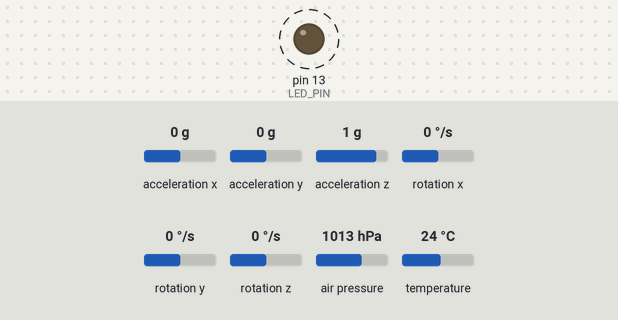
Bench run of a sketch on a simulated Arduino Uno, built with avr-gcc and run on an emulated ATmega328P. Parts: output pins drawn as LEDs (lit = HIGH). Wiring (inferred from the names in the program): BMP180 pressure sensor at I2C address 0x77. Dashed ring = blinking. The inputs (shaded band) are chosen by the test bench; at power-on: acceleration x 0 g, acceleration y 0 g, acceleration z 1 g, rotation x 0 °/s, rotation y 0 °/s, rotation z 0 °/s, air pressure 1013 hPa, temperature 24 °C. What the sketch prints to the serial monitor is not drawn.

Above: at 0.5 s.
Timing chart, 0 to 4.8 s (numbered marks = the images above):
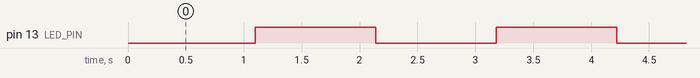

Measured:
- by itself, pin 13 (LED_PIN): alternates HIGH for 1.0 s and LOW for 1.0 s

The sketch:

arduino_gy88_imu.ino
```cpp
#include <Wire.h>
#include "BMP085.h"
#include "I2Cdev.h"
#include "MPU6050.h"

BMP085 pressure_m;
MPU6050 accelgyro;
int16_t ax, ay, az;
int16_t gx, gy, gz;
#define LED_PIN 13
bool blinkState = false;

void setup() {
  Serial.begin(9600);
  Wire.begin();

  Serial.println("Initializing I2C Devices...");

  accelgyro.initialize();
  // verify connection
  Serial.println("Testing device connections...");
  Serial.println(accelgyro.testConnection() ? "MPU6050 connection successful" : "MPU6050 connection failed");

  // configure Arduino LED for
  pinMode(LED_PIN, OUTPUT);
  pressure_m.bmp085Calibration();
}

void loop() {
  float temperature = pressure_m.bmp085GetTemperature(); //MUST be called first
  float pressure = pressure_m.bmp085GetPressure();
  float altitude = pressure_m.calcAltitude(pressure);
  Serial.print("Temperature: ");
  Serial.print(temperature, 2); //display 2 decimal places
  Serial.println("deg C");
  Serial.print("Pressure: ");
  Serial.print(pressure, 0); //whole number only.
  Serial.println(" Pa");
  Serial.print("Altitude: ");
  Serial.print(altitude, 2); //display 2 decimal places
  Serial.println(" M");
  Serial.println();//line break
  delay(1000); //wait a second and get values again.
  accelgyro.getMotion6(&ax, &ay, &az, &gx, &gy, &gz);

  // these methods (and a few others) are also available
  //accelgyro.getAcceleration(&ax, &ay, &az);
  //accelgyro.getRotation(&gx, &gy, &gz);
  // display tab-separated accel/gyro x/y/z values
  Serial.print("a/g:\t");
  Serial.print(ax); Serial.print("\t");
  Serial.print(ay); Serial.print("\t");
  Serial.print(az); Serial.print("\t");
  Serial.print(gx); Serial.print("\t");
  Serial.print(gy); Serial.print("\t");
  Serial.println(gz);
  // blink LED to indicate activity
  blinkState = !blinkState;
  digitalWrite(LED_PIN, blinkState);
}
```

BMP085.cpp
```cpp
#include <Arduino.h>
#include "BMP085.h"

Cal_values c_val = Cal_values();

// Read 2 bytes from the BMP085
// First byte will be from 'address'
// Second byte will be from 'address'+1
int BMP085::bmp085ReadInt(unsigned char address)
{
  unsigned char msb, lsb;

  Wire.beginTransmission(BMP085_ADDRESS);
  Wire.write(address);
  Wire.endTransmission();

  Wire.requestFrom(BMP085_ADDRESS, 2);
  while(Wire.available()<2)
    ;
  msb = Wire.read();
  lsb = Wire.read();

  return (int) msb<<8 | lsb;
}

// Read the uncompensated temperature value
unsigned int BMP085::bmp085ReadUT()
{
  unsigned int ut;

  // Write 0x2E into Register 0xF4
  // This requests a temperature reading
  Wire.beginTransmission(BMP085_ADDRESS);
  Wire.write(0xF4);
  Wire.write(0x2E);
  Wire.endTransmission();

  // Wait at least 4.5ms
  delay(5);

  // Read two bytes from registers 0xF6 and 0xF7
  ut = bmp085ReadInt(0xF6);
  return ut;
}

// Read the uncompensated pressure value
unsigned long BMP085::bmp085ReadUP()
{
  unsigned char msb, lsb, xlsb;
  unsigned long up = 0;

  // Write 0x34+(OSS<<6) into register 0xF4
  // Request a pressure reading w/ oversampling setting
  Wire.beginTransmission(BMP085_ADDRESS);
  Wire.write(0xF4);
  Wire.write(0x34 + (OSS<<6));
  Wire.endTransmission();

  // Wait for conversion, delay time dependent on OSS
  delay(2 + (3<<OSS));

  // Read register 0xF6 (MSB), 0xF7 (LSB), and 0xF8 (XLSB)
  msb = bmp085Read(0xF6);
  lsb = bmp085Read(0xF7);
  xlsb = bmp085Read(0xF8);

  up = (((unsigned long) msb << 16) | ((unsigned long) lsb << 8) | (unsigned long) xlsb) >> (8-OSS);

  return up;
}

// Read 1 byte from the BMP085 at 'address'
char BMP085::bmp085Read(unsigned char address)
{
  unsigned char data;

  Wire.beginTransmission(BMP085_ADDRESS);
  Wire.write(address);
  Wire.endTransmission();

  Wire.requestFrom(BMP085_ADDRESS, 1);
  while(!Wire.available())
    ;

  return Wire.read();
}

// Stores all of the bmp085's calibration values into global variables
// Calibration values are required to calculate temp and pressure
// This function should be called at the beginning of the program
void BMP085::bmp085Calibration()
{
  c_val.ac1 = bmp085ReadInt(0xAA);
  c_val.ac2 = bmp085ReadInt(0xAC);
  c_val.ac3 = bmp085ReadInt(0xAE);
  c_val.ac4 = bmp085ReadInt(0xB0);
  c_val.ac5 = bmp085ReadInt(0xB2);
  c_val.ac6 = bmp085ReadInt(0xB4);
  c_val.b1 = bmp085ReadInt(0xB6);
  c_val.b2 = bmp085ReadInt(0xB8);
  c_val.mb = bmp085ReadInt(0xBA);
  c_val.mc = bmp085ReadInt(0xBC);
  c_val.md = bmp085ReadInt(0xBE);
}

// Calculate temperature in deg C
float BMP085::bmp085GetTemperature()
{
  long x1, x2;
	unsigned int ut = bmp085ReadUT();

  x1 = (((long)ut - (long)c_val.ac6)*(long)c_val.ac5) >> 15;
  x2 = ((long)c_val.mc << 11)/(x1 + c_val.md);
  b5 = x1 + x2;

  float temp = ((b5 + 8)>>4);
  temp = temp /10;

  return temp;
}

// Calculate pressure given up
// calibration values must be known
// b5 is also required so bmp085GetTemperature(...) must be called first.
// Value returned will be pressure in units of Pa.
long BMP085::bmp085GetPressure()
{
  long x1, x2, x3, b3, b6, p;
  unsigned long b4, b7;
	unsigned long up = bmp085ReadUP();
  b6 = b5 - 4000;
  // Calculate B3
  x1 = (c_val.b2 * (b6 * b6)>>12)>>11;
  x2 = (c_val.ac2 * b6)>>11;
  x3 = x1 + x2;
  b3 = (((((long)c_val.ac1)*4 + x3)<<OSS) + 2)>>2;

  // Calculate B4
  x1 = (c_val.ac3 * b6)>>13;
  x2 = (c_val.b1 * ((b6 * b6)>>12))>>16;
  x3 = ((x1 + x2) + 2)>>2;
  b4 = (c_val.ac4 * (unsigned long)(x3 + 32768))>>15;

  b7 = ((unsigned long)(up - b3) * (50000>>OSS));
  if (b7 < 0x80000000)
    p = (b7<<1)/b4;
  else
    p = (b7/b4)<<1;

  x1 = (p>>8) * (p>>8);
  x1 = (x1 * 3038)>>16;
  x2 = (-7357 * p)>>16;
  p += (x1 + x2 + 3791)>>4;

  long temp = p;
  return temp;
}

//Uncompensated caculation - in Meters
float BMP085::calcAltitude(float pressure)
{
  float A = pressure/101325;
  float B = 1/5.25588;
  float C = pow(A,B);
  C = 1 - C;
  C = C /0.0000225577;  // ==> C = C / (1/44330)
                        // ==> C = C * 44330
  return C;
}
```

BMP085.h
```cpp
#ifndef BMP085_h
#define BMP085_h

#include <Arduino.h>
#include <Wire.h>

#define BMP085_ADDRESS 0x77  	// I2C address of BMP08
#define OSS	3  					// Oversampling Setting

struct Cal_values
{
	// Calibration values
	int ac1;
	int ac2;
	int ac3;
	unsigned int ac4;
	unsigned int ac5;
	unsigned int ac6;
	int b1;
	int b2;
	int mb;
	int mc;
	int md;
};

class BMP085
{
	public:
		void bmp085Calibration();
		float bmp085GetTemperature();
		long bmp085GetPressure();
		float calcAltitude(float pressure);

	protected:
		int bmp085ReadInt(unsigned char address);
		unsigned int bmp085ReadUT();
		unsigned long bmp085ReadUP();
		char bmp085Read(unsigned char address);
	private:

		// b5 is calculated in bmp085GetTemperature(...), this variable is also used in bmp085GetPressure(...)
		// so ...Temperature(...) must be called before ...Pressure(...).
		long b5;
};
#endif
```
